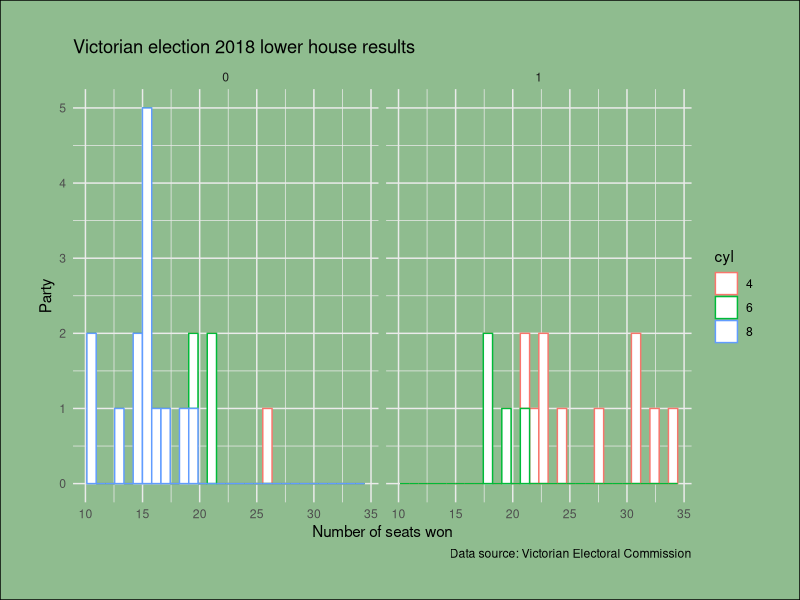

Write the R code that produced this figure.

data(mtcars)
mtcars$cyl<-as.factor(mtcars$cyl)

library(ggplot2)
ggplot(mtcars) +
  aes(x = mpg, colour = cyl) +
  geom_histogram(bins = 30L, fill = "#ffffff") +
  scale_color_hue() +
  theme_minimal() +
  facet_wrap(vars(vs))+
  
  labs(x = "Number of seats won",
     y = "Party",
     title = "Victorian election 2018 lower house results",
     caption = "Data source: Victorian Electoral Commission") +
#   Mudando o fundo
  theme(plot.background=element_rect(fill="darkseagreen"),
#   theme(plot.background=element_rect(fill="red"),
      plot.margin = unit(c(1, 1, 1, 1), "cm")) #top, right, bottom, left



